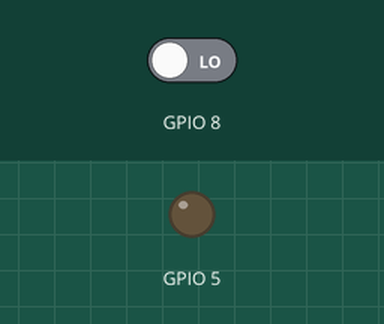
Recording of a sketch running on a simulated ESP32-S3. Parts: output pins drawn as LEDs (lit = HIGH). The test bench sets the inputs (shaded band); at power-on: GPIO 8 LOW.

Above: at 1.2 s.
1.3 s: GPIO 8 driven HIGH
At 2.5 s:
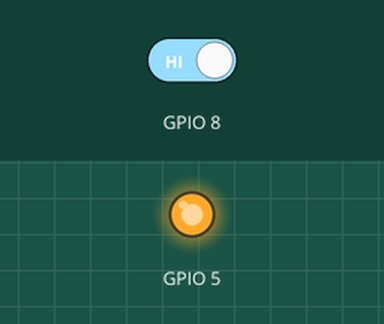
4.3 s: GPIO 8 driven LOW
At 4.8 s:
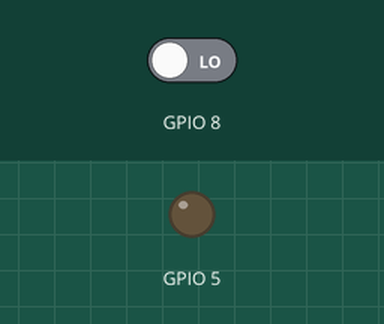
Timing chart, 0 to 7.3 s (numbered marks = the images above; inputs shaded):
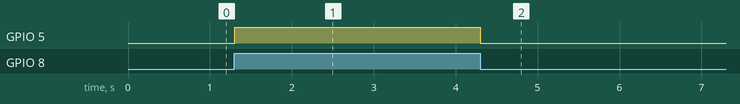

Measured:
- after the input at 1.3 s, GPIO 5: LOW → HIGH at once
- after the input at 4.3 s, GPIO 5: HIGH → LOW at once

The sketch:

arduino.ino
```cpp
#include <SoftwareSerial.h>

SoftwareSerial Serial2(2, 3);  // RX, TX

bool wasButtonClicked = false;

void setup() {
  Serial2.begin(9600);
  Serial.begin(9600);

  pinMode(5, OUTPUT);
  pinMode(8, INPUT);
}

void loop() {
  listenToNewSerialData(&myCallback);

  const int isButtonClicked = digitalRead(8);
  if(isButtonClicked != wasButtonClicked) {
    Serial2.println("$digitalRead(8)=" + String(isButtonClicked));
  };
  digitalWrite(5, isButtonClicked);

  wasButtonClicked = isButtonClicked;
}

void myCallback(String esp32value) {
  Serial.println("received from esp32: " + esp32value);
}

String listenToNewSerialData(void (*myCallback)(String)) {
  static String receivedString;

  while (Serial2.available() > 0) {
    const char thisChar = Serial2.read();
    const bool isLastChar = thisChar == '\n';

    if (!isLastChar) {
      receivedString += thisChar;
      continue;
    };

    myCallback(receivedString);
    receivedString = "";
  };

  return "";
};
```
